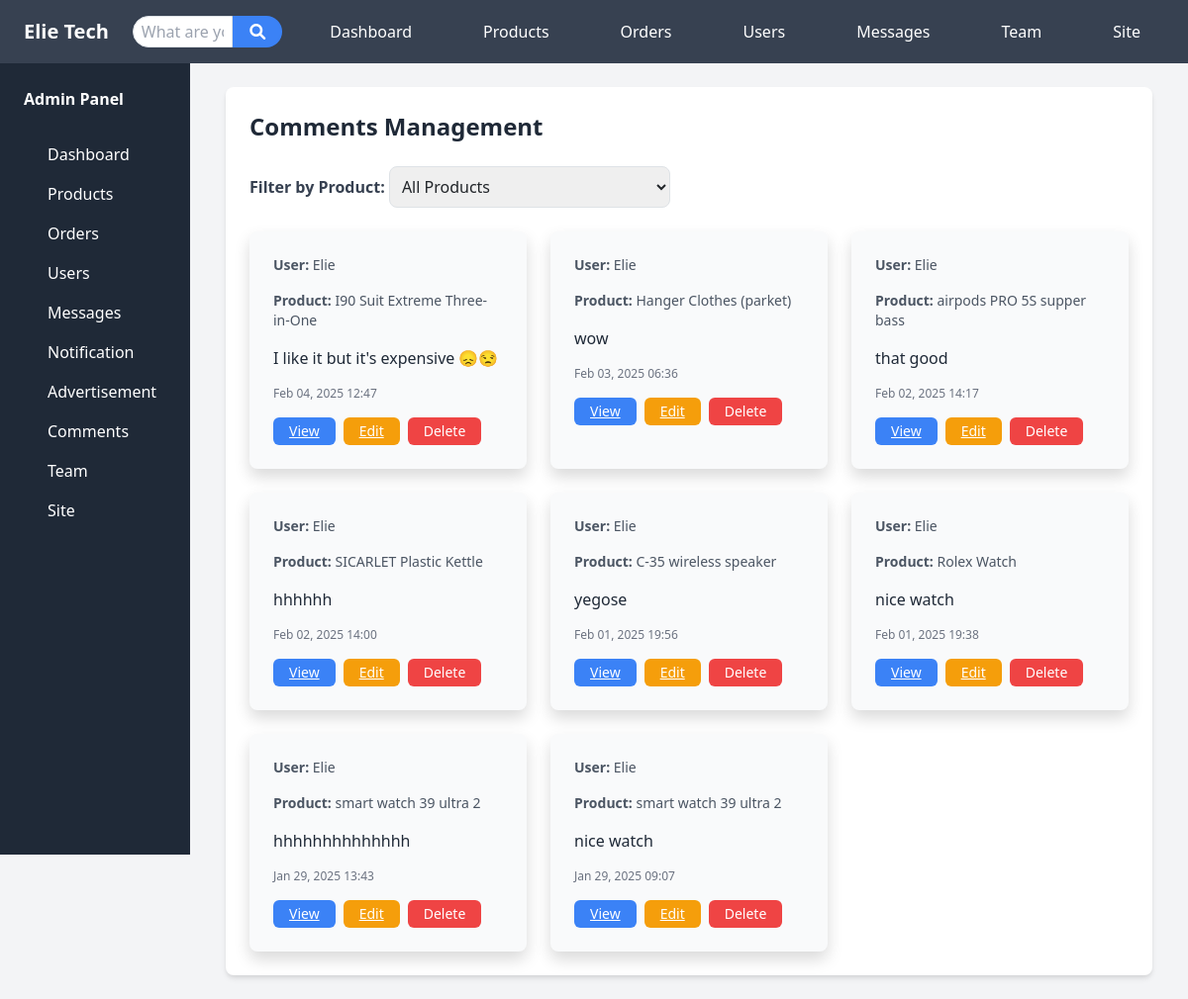
The app's page /admin-panel/comments/ (signed in) with its own data.
### store/models.py (models this page shows, shortened)
class Comment(models.Model):
    user = models.ForeignKey(User, on_delete=models.CASCADE)
    product = models.ForeignKey(Product, on_delete=models.CASCADE)
    content = models.TextField()
    timestamp = models.DateTimeField(auto_now_add=True)

class Product(models.Model):
    CATEGORY_CHOICES = [
        ('accessories', 'Accessories & Gadgets'),
        ("smartphones", "Smartphones & Accessories"),
        ("laptops", "Laptops & Computers"),
        ("tv_entertainment", "TVs & Home Entertainment"),
        ("audio", "Audio & Headphones"),
        ("gaming", "Gaming & Accessories"),
        ("cameras", "Cameras & Photography"),
        ("wearables", "Wearables & Smartwatches"),
        ("home_appliances", "Home Appliances"),
        ("networking", "Networking & Internet"),
        ("power", "Power & Batteries"),
        ("drones", "Drones & RC Gadgets"),
        ("diy", "DIY Electronics & Components"),
        ("office", "Office & Stationery Tech"),
        ("car_electronics", "Car Electronics"),
        ("security", "Security & Surveillance"),
        ("software", "Software & Apps"),
        ("other", "Other Electronics"),
    ]
    name = models.CharField(max_length=100)
    description = models.TextField()
    price = models.DecimalField(max_digits=10, decimal_places=0, default=0.0)
    expected_price = models.DecimalField(max_digits=10, decimal_places=2, default=0.0)
    stock = models.PositiveIntegerField(default=0)
    created_at = models.DateTimeField(auto_now_add=True)
    likes = models.ManyToManyField(User, related_name="liked_products", blank=True)
    comments = models.ManyToManyField(User, through="Comment", related_name="commented_products", blank=True)
    category = models.CharField(max_length=50, choices=CATEGORY_CHOICES, default="accessories")  # Category Field

### store/views.py (the view)
# urls.py: path('admin-panel/comments/', views.admin_comment_list, name='admin_comment_list'),
@staff_member_required
def admin_comment_list(request):
    product_id = request.GET.get('product_id')  # Get product ID from query parameters
    comments = Comment.objects.all().order_by('-timestamp')  # Default: all comments
    if product_id:
        comments = comments.filter(product_id=product_id)  # Filter by selected product
    products = Product.objects.all()  # Get all products for dropdown filter
    return render(request, 'admin/comments_list.html', {
        'comments': comments,
        'products': products,
        'selected_product_id': product_id
    })

### store/context_processors.py (called while the page is built)
def unread_message_count(request):
    unread_count = 0
    if request.user.is_authenticated:
        unread_count = Message.objects.filter(
            recipient=request.user,  # <-- Fix here
            is_read=False
        ).count()
    return {'unread_message_count': unread_count}

### templates/admin/comments_list.html (shortened to what this page needs)
{% extends 'admin/base.html' %}
{% block content %}
<div class="bg-white rounded-lg shadow-md p-6">
    <h2 class="text-2xl font-bold mb-4 text-gray-800">Comments Management</h2>
    <form method="GET" class="mb-4">
        <label for="product" class="font-semibold text-gray-700">Filter by Product:</label>
        <select name="product_id" id="product" onchange="this.form.submit()"
                class="border rounded-lg p-2 w-full md:w-auto">
            <option value="">All Products</option>
        </select>
    </form>
    <div class="grid grid-cols-1 md:grid-cols-2 lg:grid-cols-3 gap-4">
        {% for comment in comments %}
        <div class="bg-gray-50 p-4 rounded-lg shadow hover:shadow-lg transition">
            <div class="mb-2">
                <p class="text-sm text-gray-600"><span class="font-semibold">User:</span> {{ comment.user.username }}</p>
                <p class="text-sm text-gray-600"><span class="font-semibold">Product:</span> {{ comment.product.name }}</p>
                <p class="text-gray-800 mt-2">{{ comment.content|truncatechars:50 }}</p>
                <p class="text-xs text-gray-500 mt-2">{{ comment.timestamp|date:"M d, Y H:i" }}</p>
            </div>
            <div class="flex space-x-2 mt-3">
                <a href="{% url 'admin_view_comment' comment.id %}"
                   class="bg-blue-500 text-white px-3 py-1 rounded hover:bg-blue-600 text-sm transition">
                    View
                </a>
                <a href="{% url 'admin_edit_comment' comment.id %}"
                   class="bg-yellow-500 text-white px-3 py-1 rounded hover:bg-yellow-600 text-sm transition">
                    Edit
                </a>
                <form method="POST" action="{% url 'admin_delete_comment' comment.id %}"
                      onsubmit="return confirm('Are you sure you want to delete this comment?');">
                    <button type="submit" class="bg-red-500 text-white px-3 py-1 rounded hover:bg-red-600 text-sm transition">
                        Delete
                    </button>
                </form>
            </div>
        </div>
        {% empty %}
        <p class="text-gray-500">No comments available.</p>
        {% endfor %}
    </div>
</div>
{% endblock %}

### records on screen
Comment: user.username "Elie", product.name "I90 Suit Extreme Three-in-One", content "I like it but it's expensive 😞😒", timestamp "Feb 04, 2025 12:47"
Comment: user.username "Elie", product.name "Hanger Clothes (parket)", content "wow", timestamp "Feb 03, 2025 06:36"
Comment: user.username "Elie", product.name "airpods PRO 5S supper bass", content "that good", timestamp "Feb 02, 2025 14:17"
Comment: user.username "Elie", product.name "SICARLET Plastic Kettle", content "hhhhhh", timestamp "Feb 02, 2025 14:00"
Comment: user.username "Elie", product.name "C-35 wireless speaker", content "yegose", timestamp "Feb 01, 2025 19:56"
Comment: user.username "Elie", product.name "Rolex Watch", content "nice watch", timestamp "Feb 01, 2025 19:38"
Comment: user.username "Elie", product.name "smart watch 39 ultra 2", content "hhhhhhhhhhhhhh", timestamp "Jan 29, 2025 13:43"
Comment: user.username "Elie", product.name "smart watch 39 ultra 2", content "nice watch", timestamp "Jan 29, 2025 09:07"
